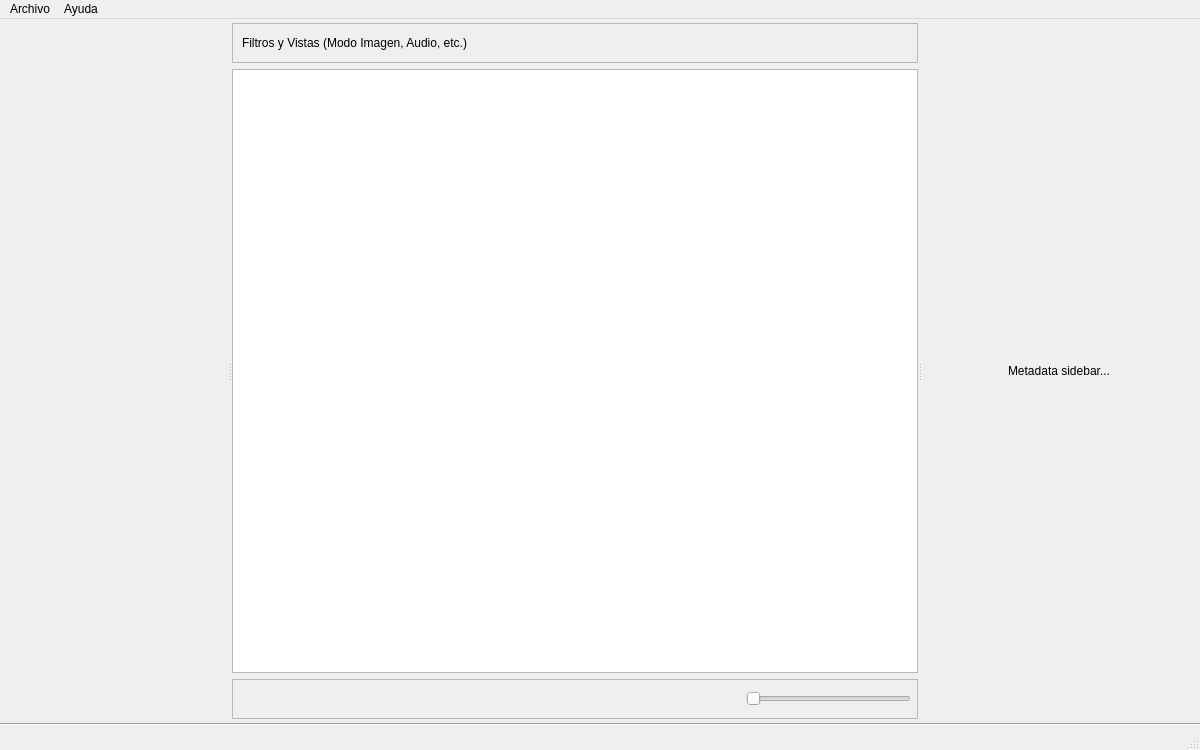
<?xml version="1.0" encoding="UTF-8"?>
<ui version="4.0">
 <class>MainWindow</class>
 <widget class="QMainWindow" name="MainWindow">
  <property name="geometry">
   <rect>
    <x>0</x>
    <y>0</y>
    <width>1200</width>
    <height>750</height>
   </rect>
  </property>
  <property name="windowTitle">
   <string>Catalogador Multimedia</string>
  </property>
  <widget class="QWidget" name="widget_central_main">
   <layout class="QVBoxLayout" name="layout_central_main">
    <property name="spacing">
     <number>0</number>
    </property>
    <property name="leftMargin">
     <number>0</number>
    </property>
    <property name="topMargin">
     <number>0</number>
    </property>
    <property name="rightMargin">
     <number>0</number>
    </property>
    <property name="bottomMargin">
     <number>0</number>
    </property>
    <item>
     <layout class="QHBoxLayout" name="layout_content">
      <property name="spacing">
       <number>4</number>
      </property>
      <property name="leftMargin">
       <number>4</number>
      </property>
      <property name="topMargin">
       <number>4</number>
      </property>
      <property name="rightMargin">
       <number>4</number>
      </property>
      <property name="bottomMargin">
       <number>4</number>
      </property>
      <item>
       <widget class="QFrame" name="frame_toolbar">
        <property name="maximumSize">
         <size>
          <width>60</width>
          <height>16777215</height>
         </size>
        </property>
        <property name="frameShape">
         <enum>QFrame::NoFrame</enum>
        </property>
        <layout class="QVBoxLayout" name="layout_toolbar">
         <property name="spacing">
          <number>8</number>
         </property>
         <property name="leftMargin">
          <number>0</number>
         </property>
         <property name="topMargin">
          <number>0</number>
         </property>
         <property name="rightMargin">
          <number>0</number>
         </property>
         <property name="bottomMargin">
          <number>0</number>
         </property>
         <item>
          <widget class="QToolButton" name="btn_catalog">
           <property name="minimumSize">
            <size>
             <width>40</width>
             <height>40</height>
            </size>
           </property>
           <property name="toolTip">
            <string>Catálogo</string>
           </property>
           <property name="iconSize">
            <size>
             <width>32</width>
             <height>32</height>
            </size>
           </property>
           <property name="autoRaise">
            <bool>true</bool>
           </property>
          </widget>
         </item>
         <item>
          <widget class="QToolButton" name="btn_image">
           <property name="minimumSize">
            <size>
             <width>40</width>
             <height>40</height>
            </size>
           </property>
           <property name="toolTip">
            <string>Imagen</string>
           </property>
           <property name="iconSize">
            <size>
             <width>32</width>
             <height>32</height>
            </size>
           </property>
           <property name="autoRaise">
            <bool>true</bool>
           </property>
          </widget>
         </item>
         <item>
          <widget class="QToolButton" name="btn_video">
           <property name="minimumSize">
            <size>
             <width>40</width>
             <height>40</height>
            </size>
           </property>
           <property name="toolTip">
            <string>Vídeo</string>
           </property>
           <property name="iconSize">
            <size>
             <width>32</width>
             <height>32</height>
            </size>
           </property>
           <property name="autoRaise">
            <bool>true</bool>
           </property>
          </widget>
         </item>
         <item>
          <widget class="QToolButton" name="btn_audio">
           <property name="minimumSize">
            <size>
             <width>40</width>
             <height>40</height>
            </size>
           </property>
           <property name="toolTip">
            <string>Audio</string>
           </property>
           <property name="iconSize">
            <size>
             <width>32</width>
             <height>32</height>
            </size>
           </property>
           <property name="autoRaise">
            <bool>true</bool>
           </property>
          </widget>
         </item>
         <item>
          <spacer name="spacer_toolbar_vertical">
           <property name="orientation">
            <enum>Qt::Vertical</enum>
           </property>
           <property name="sizeHint" stdset="0">
            <size>
             <width>20</width>
             <height>40</height>
            </size>
           </property>
          </spacer>
         </item>
         <item>
          <widget class="QToolButton" name="btn_settings">
           <property name="minimumSize">
            <size>
             <width>40</width>
             <height>40</height>
            </size>
           </property>
           <property name="toolTip">
            <string>Ajustes</string>
           </property>
           <property name="iconSize">
            <size>
             <width>32</width>
             <height>32</height>
            </size>
           </property>
           <property name="autoRaise">
            <bool>true</bool>
           </property>
          </widget>
         </item>
        </layout>
       </widget>
      </item>
      <item>
       <widget class="QSplitter" name="splitter_main">
        <property name="orientation">
         <enum>Qt::Horizontal</enum>
        </property>
        <property name="opaqueResize">
         <bool>true</bool>
        </property>
        <property name="childrenCollapsible">
         <bool>false</bool>
        </property>
        <widget class="QWidget" name="widget_sidebar_catalog">
         <property name="minimumSize">
          <size>
           <width>180</width>
           <height>0</height>
          </size>
         </property>
         <property name="maximumSize">
          <size>
           <width>500</width>
           <height>16777215</height>
          </size>
         </property>
         <layout class="QVBoxLayout" name="layout_sidebar_catalog">
          <property name="spacing">
           <number>6</number>
          </property>
          <property name="leftMargin">
           <number>0</number>
          </property>
          <property name="topMargin">
           <number>0</number>
          </property>
          <property name="rightMargin">
           <number>0</number>
          </property>
          <property name="bottomMargin">
           <number>0</number>
          </property>
          <item>
           <widget class="QStackedWidget" name="stacked_widget_sidebar_catalog">
            <property name="currentIndex">
             <number>0</number>
            </property>
            <widget class="QWidget" name="page_catalog_default">
             <layout class="QVBoxLayout" name="layout_page_catalog_default">
              <property name="leftMargin">
               <number>0</number>
              </property>
              <property name="topMargin">
               <number>0</number>
              </property>
              <property name="rightMargin">
               <number>0</number>
              </property>
              <property name="bottomMargin">
               <number>0</number>
              </property>
              <item>
               <widget class="CatalogSidebar" name="widget_catalog_sidebar" native="true"/>
              </item>
             </layout>
            </widget>
           </widget>
          </item>
         </layout>
        </widget>
        <widget class="QWidget" name="widget_central_area">
         <layout class="QVBoxLayout" name="layout_central_area">
          <property name="spacing">
           <number>6</number>
          </property>
          <property name="leftMargin">
           <number>0</number>
          </property>
          <property name="topMargin">
           <number>0</number>
          </property>
          <property name="rightMargin">
           <number>0</number>
          </property>
          <property name="bottomMargin">
           <number>0</number>
          </property>
          <item>
           <widget class="QFrame" name="frame_main_top">
            <property name="minimumSize">
             <size>
              <width>0</width>
              <height>40</height>
             </size>
            </property>
            <property name="frameShape">
             <enum>QFrame::StyledPanel</enum>
            </property>
            <layout class="QHBoxLayout" name="layout_main_top">
             <item>
              <widget class="QLabel" name="lbl_filters_placeholder">
               <property name="text">
                <string>Filtros y Vistas (Modo Imagen, Audio, etc.)</string>
               </property>
              </widget>
             </item>
             <item>
              <spacer name="spacer_main_top_horizontal">
               <property name="orientation">
                <enum>Qt::Horizontal</enum>
               </property>
               <property name="sizeHint" stdset="0">
                <size>
                 <width>0</width>
                 <height>0</height>
                </size>
               </property>
              </spacer>
             </item>
            </layout>
           </widget>
          </item>
          <item>
           <layout class="QVBoxLayout" name="layout_main_center">
            <property name="leftMargin">
             <number>0</number>
            </property>
            <property name="topMargin">
             <number>0</number>
            </property>
            <property name="rightMargin">
             <number>0</number>
            </property>
            <property name="bottomMargin">
             <number>0</number>
            </property>
            <item>
             <widget class="QStackedWidget" name="stacked_widget_main">
              <property name="currentIndex">
               <number>1</number>
              </property>
              <widget class="QWidget" name="page_list">
               <layout class="QVBoxLayout" name="layout_page_list">
                <property name="leftMargin">
                 <number>0</number>
                </property>
                <property name="topMargin">
                 <number>0</number>
                </property>
                <property name="rightMargin">
                 <number>0</number>
                </property>
                <property name="bottomMargin">
                 <number>0</number>
                </property>
                <item>
                 <widget class="QTableView" name="table_view_list"/>
                </item>
               </layout>
              </widget>
              <widget class="QWidget" name="page_grid">
               <layout class="QVBoxLayout" name="layout_page_grid">
                <property name="leftMargin">
                 <number>0</number>
                </property>
                <property name="topMargin">
                 <number>0</number>
                </property>
                <property name="rightMargin">
                 <number>0</number>
                </property>
                <property name="bottomMargin">
                 <number>0</number>
                </property>
                <item>
                 <widget class="MediaGridView" name="list_view_grid"/>
                </item>
               </layout>
              </widget>
             </widget>
            </item>
           </layout>
          </item>
          <item>
           <widget class="QFrame" name="frame_main_bottom">
            <property name="minimumSize">
             <size>
              <width>0</width>
              <height>40</height>
             </size>
            </property>
            <property name="frameShape">
             <enum>QFrame::StyledPanel</enum>
            </property>
            <layout class="QHBoxLayout" name="layout_main_bottom" stretch="1,0,1">
             <property name="leftMargin">
              <number>6</number>
             </property>
             <property name="topMargin">
              <number>2</number>
             </property>
             <property name="rightMargin">
              <number>6</number>
             </property>
             <property name="bottomMargin">
              <number>2</number>
             </property>
             <item>
              <widget class="QWidget" name="widget_bottom_left" native="true">
               <layout class="QHBoxLayout" name="layout_bottom_left">
                <property name="leftMargin">
                 <number>0</number>
                </property>
                <property name="topMargin">
                 <number>0</number>
                </property>
                <property name="rightMargin">
                 <number>0</number>
                </property>
                <property name="bottomMargin">
                 <number>0</number>
                </property>
                <item>
                 <widget class="SortControl" name="widget_sort_control" native="true"/>
                </item>
                <item>
                 <spacer name="spacer_bottom_left">
                  <property name="orientation">
                   <enum>Qt::Horizontal</enum>
                  </property>
                  <property name="sizeHint" stdset="0">
                   <size>
                    <width>0</width>
                    <height>0</height>
                   </size>
                  </property>
                 </spacer>
                </item>
               </layout>
              </widget>
             </item>
             <item>
              <widget class="OrganizeBar" name="widget_organize_bar" native="true"/>
             </item>
             <item>
              <widget class="QWidget" name="widget_bottom_right" native="true">
               <layout class="QHBoxLayout" name="layout_bottom_right">
                <property name="leftMargin">
                 <number>0</number>
                </property>
                <property name="topMargin">
                 <number>0</number>
                </property>
                <property name="rightMargin">
                 <number>0</number>
                </property>
                <property name="bottomMargin">
                 <number>0</number>
                </property>
                <item>
                 <spacer name="spacer_bottom_right">
                  <property name="orientation">
                   <enum>Qt::Horizontal</enum>
                  </property>
                  <property name="sizeHint" stdset="0">
                   <size>
                    <width>0</width>
                    <height>0</height>
                   </size>
                  </property>
                 </spacer>
                </item>
                <item>
                 <widget class="QSlider" name="slider_thumbnails">
                  <property name="minimumSize">
                   <size>
                    <width>150</width>
                    <height>0</height>
                   </size>
                  </property>
                  <property name="maximumSize">
                   <size>
                    <width>250</width>
                    <height>16777215</height>
                   </size>
                  </property>
                  <property name="orientation">
                   <enum>Qt::Horizontal</enum>
                  </property>
                 </widget>
                </item>
               </layout>
              </widget>
             </item>
            </layout>
           </widget>
          </item>
         </layout>
        </widget>
        <widget class="QWidget" name="widget_sidebar_metadata">
         <property name="minimumSize">
          <size>
           <width>180</width>
           <height>0</height>
          </size>
         </property>
         <property name="maximumSize">
          <size>
           <width>500</width>
           <height>16777215</height>
          </size>
         </property>
         <layout class="QVBoxLayout" name="layout_sidebar_metadata">
          <property name="spacing">
           <number>6</number>
          </property>
          <property name="leftMargin">
           <number>0</number>
          </property>
          <property name="topMargin">
           <number>0</number>
          </property>
          <property name="rightMargin">
           <number>0</number>
          </property>
          <property name="bottomMargin">
           <number>0</number>
          </property>
          <item>
           <widget class="QStackedWidget" name="stacked_widget_sidebar_metadata">
            <property name="currentIndex">
             <number>0</number>
            </property>
            <widget class="QWidget" name="page_metadata_default">
             <layout class="QVBoxLayout" name="layout_page_metadata_default">
              <property name="leftMargin">
               <number>0</number>
              </property>
              <property name="topMargin">
               <number>0</number>
              </property>
              <property name="rightMargin">
               <number>0</number>
              </property>
              <property name="bottomMargin">
               <number>0</number>
              </property>
              <item>
               <widget class="QLabel" name="lbl_metadata_placeholder">
                <property name="text">
                 <string>Metadata sidebar...</string>
                </property>
                <property name="alignment">
                 <set>Qt::AlignCenter</set>
                </property>
               </widget>
              </item>
             </layout>
            </widget>
           </widget>
          </item>
         </layout>
        </widget>
       </widget>
      </item>
     </layout>
    </item>
    <item>
     <widget class="QFrame" name="frame_separator_bottom">
      <property name="frameShape">
       <enum>QFrame::HLine</enum>
      </property>
      <property name="frameShadow">
       <enum>QFrame::Sunken</enum>
      </property>
     </widget>
    </item>
   </layout>
  </widget>
  <widget class="QMenuBar" name="menubar">
   <property name="geometry">
    <rect>
     <x>0</x>
     <y>0</y>
     <width>1200</width>
     <height>21</height>
    </rect>
   </property>
   <widget class="QMenu" name="menu_file">
    <property name="title">
     <string>Archivo</string>
    </property>
    <addaction name="action_load_folder"/>
    <addaction name="separator"/>
    <addaction name="action_new_catalog"/>
    <addaction name="action_open_catalog"/>
    <addaction name="separator"/>
    <addaction name="action_add_folder"/>
    <addaction name="action_add_files"/>
    <addaction name="separator"/>
    <addaction name="action_convert_format"/>
    <addaction name="separator"/>
    <addaction name="action_exit"/>
   </widget>
   <widget class="QMenu" name="menu_help">
    <property name="title">
     <string>Ayuda</string>
    </property>
    <addaction name="action_about"/>
   </widget>
   <addaction name="menu_file"/>
   <addaction name="menu_help"/>
  </widget>
  <widget class="QStatusBar" name="statusbar">
   <property name="minimumSize">
    <size>
     <width>0</width>
     <height>24</height>
    </size>
   </property>
  </widget>
  <action name="action_load_folder">
   <property name="text">
    <string>Mostrar imágenes de una carpeta</string>
   </property>
  </action>
  <action name="action_exit">
   <property name="text">
    <string>Salir</string>
   </property>
   <property name="shortcut">
    <string>Ctrl+Q</string>
   </property>
  </action>
  <action name="action_about">
   <property name="text">
    <string>Acerca de...</string>
   </property>
  </action>
  <action name="action_new_catalog">
   <property name="text">
    <string>Nuevo catálogo</string>
   </property>
  </action>
  <action name="action_save">
   <property name="text">
    <string>Guardar</string>
   </property>
  </action>
  <action name="action_save_as">
   <property name="text">
    <string>Guardar como...</string>
   </property>
  </action>
  <action name="action_convert_format">
   <property name="text">
    <string>Convertir formato</string>
   </property>
  </action>
  <action name="action_add_files">
   <property name="text">
    <string>Añadir archivos al catálogo</string>
   </property>
  </action>
  <action name="action_add_folder">
   <property name="text">
    <string>Añadir carpeta al catálogo</string>
   </property>
  </action>
  <action name="action_open_catalog">
   <property name="text">
    <string>Abrir catálogo</string>
   </property>
  </action>
 </widget>
 <customwidgets>
  <customwidget>
   <class>CatalogSidebar</class>
   <extends>QWidget</extends>
   <header>ui_helpers/sidebars/catalog_sidebar.h</header>
  </customwidget>
  <customwidget>
   <class>OrganizeBar</class>
   <extends>QWidget</extends>
   <header>ui_helpers/widgets/organize_bar.h</header>
  </customwidget>
  <customwidget>
   <class>SortControl</class>
   <extends>QWidget</extends>
   <header>ui_helpers/widgets/sort_control.h</header>
  </customwidget>
  <customwidget>
   <class>MediaGridView</class>
   <extends>QListView</extends>
   <header>ui_helpers/widgets/media_grid_view.h</header>
  </customwidget>
 </customwidgets>
 <resources/>
 <connections/>
</ui>
